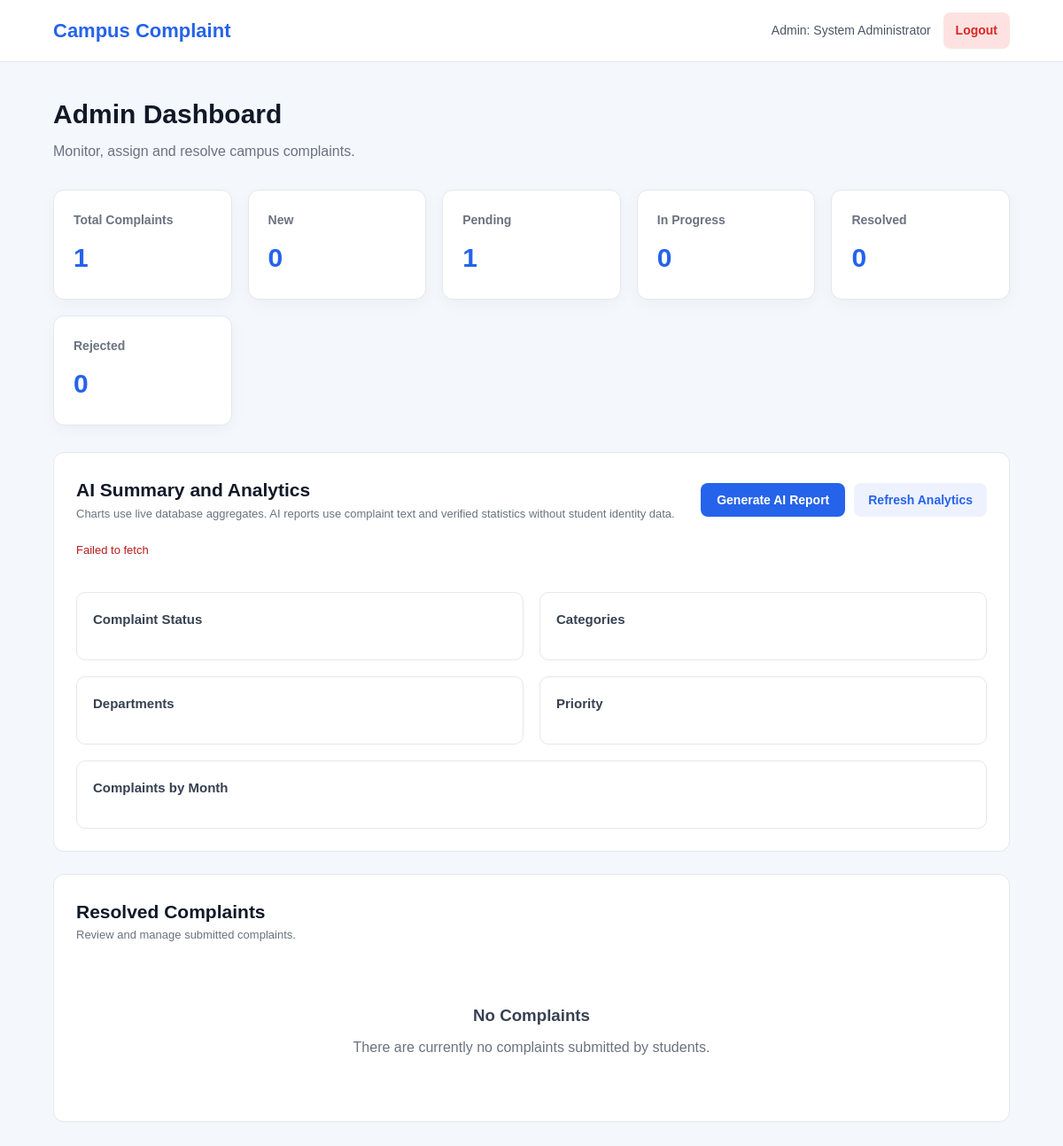
/admin/complaints/resolved (signed in), run on an earlier commit of the app's database.
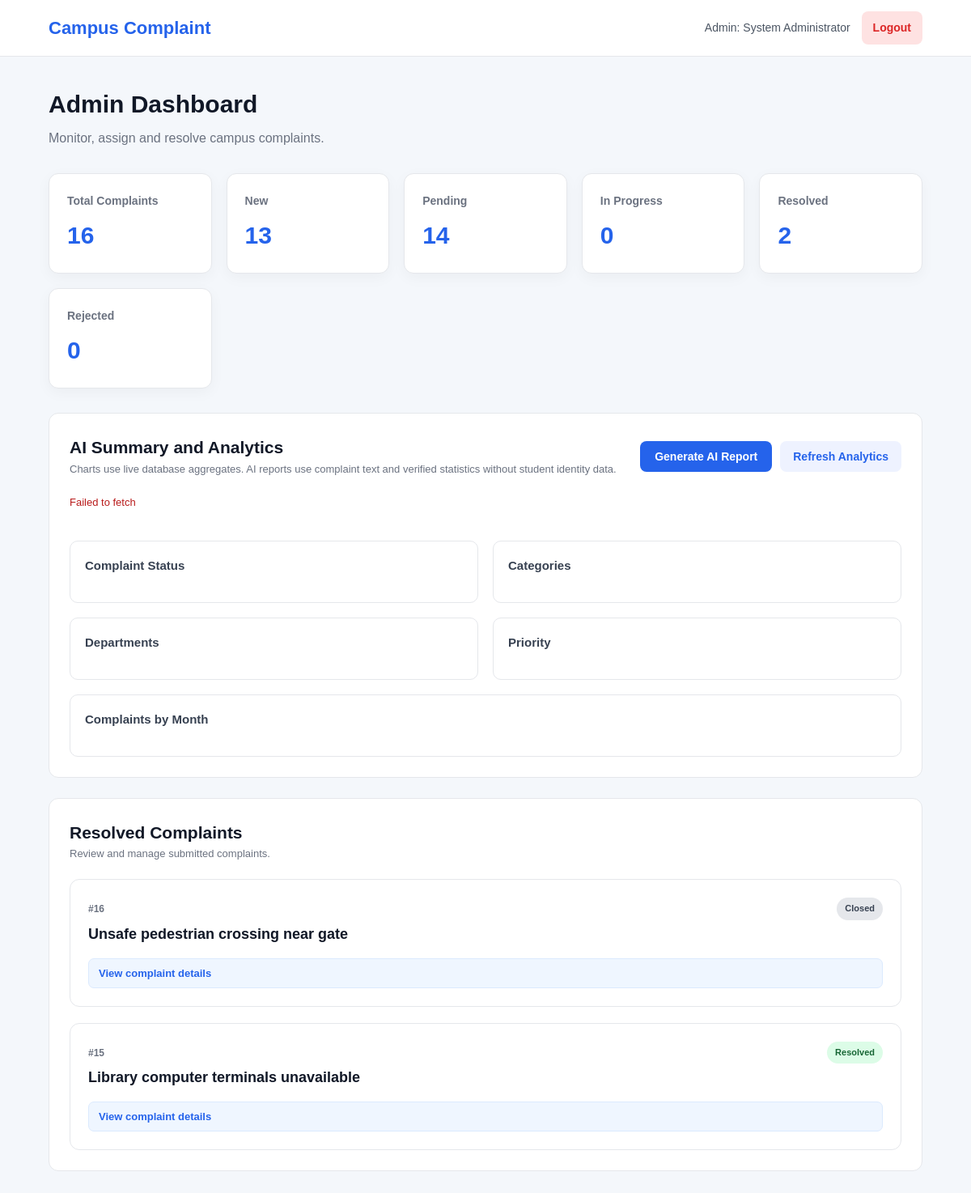
And on a later commit of the database.
### tables this page shows
CREATE TABLE complaints (
            id INTEGER PRIMARY KEY AUTOINCREMENT,

            student_id INTEGER NOT NULL,

            title TEXT NOT NULL,
            description TEXT NOT NULL,

            category TEXT NOT NULL,

            department_id INTEGER,

            location TEXT,

            priority TEXT DEFAULT 'Medium',

            status TEXT DEFAULT 'New',

            assigned_to INTEGER,

            resolution TEXT,

            created_at TIMESTAMP DEFAULT CURRENT_TIMESTAMP,
            updated_at TIMESTAMP DEFAULT CURRENT_TIMESTAMP,
            resolved_at TIMESTAMP,

            FOREIGN KEY (student_id)
                REFERENCES students(id)
                ON DELETE CASCADE,

            FOREIGN KEY (department_id)
                REFERENCES departments(id)
                ON DELETE SET NULL,

            FOREIGN KEY (assigned_to)
                REFERENCES admins(id)
                ON DELETE SET NULL
        );

### app.py (the view)
@app.route("/admin")
@app.route("/admin/complaints/<status_filter>")
def admin_dashboard(status_filter=None):
    if session.get("user_type") != "admin":
        return redirect(url_for("login"))
    conn = get_db_connection()
    all_complaints = conn.execute(
        """
        SELECT
            c.*,

            s.name AS student_name,
            s.student_id AS student_number,

            d.name AS department_name,

            a.name AS assigned_admin,

            (
                SELECT COUNT(*)
                FROM complaint_support cs
                WHERE cs.complaint_id = c.id
            ) AS support_count

        FROM complaints c

        JOIN students s
            ON c.student_id = s.id

        LEFT JOIN departments d
            ON c.department_id = d.id

        LEFT JOIN admins a
            ON c.assigned_to = a.id

        ORDER BY c.created_at DESC
        """
    ).fetchall()
    status_pages = {
        "all": None,
        "new": ["New"],
        "pending": ["Verified", "Assigned", "In Progress"],
        "in-progress": ["In Progress"],
        "resolved": ["Resolved", "Closed"],
        "rejected": ["Rejected"]
    }
    if status_filter is None:
        complaints = []
    elif status_filter in status_pages:
        allowed_page_statuses = status_pages[status_filter]
        complaints = (
            all_complaints
            if allowed_page_statuses is None
            else [
                complaint
                for complaint in all_complaints
                if complaint["status"] in allowed_page_statuses
            ]
        )
    else:
        conn.close()
        return redirect(url_for("admin_dashboard"))
    admins = conn.execute(
        """
        SELECT id, name, email, role
        FROM admins
        ORDER BY name
        """
    ).fetchall()
    total = conn.execute(
        """
        SELECT COUNT(*)
        FROM complaints
        """
    ).fetchone()[0]
    new_count = conn.execute(
        """
        SELECT COUNT(*)
        FROM complaints
        WHERE status = 'New'
        """
    ).fetchone()[0]
    in_progress = conn.execute(
        """
        SELECT COUNT(*)
        FROM complaints
        WHERE status = 'In Progress'
        """
    ).fetchone()[0]
    resolved = conn.execute(
        """
        SELECT COUNT(*)
        FROM complaints
        WHERE status IN ('Resolved', 'Closed')
        """
    ).fetchone()[0]
    rejected = conn.execute(
        """
        SELECT COUNT(*)
        FROM complaints
        WHERE status = 'Rejected'
        """
    ).fetchone()[0]
    pending = total - resolved - rejected
    conn.close()
    return render_template(
        "admin_dashboard.html",
        complaints=complaints,
        admins=admins,
        total=total,
        new_count=new_count,
        in_progress=in_progress,
        resolved=resolved,
        rejected=rejected,
        pending=pending
    )

### app.py (called while the page is built, shortened)
def close_expired_resolved_complaints():
    conn = get_db_connection()
    try:
        expired = conn.execute(
            """
            SELECT id
            FROM complaints
            WHERE status = 'Resolved'
              AND resolved_at IS NOT NULL
              AND datetime(resolved_at) <= datetime('now', '-24 hours')
            """
        ).fetchall()
        if not expired:
            return
    finally:
        conn.close()

@app.before_request
def automatically_close_expired_complaints():
    close_expired_resolved_complaints()

### database.py (called while the page is built)
def get_db_connection():
    conn = sqlite3.connect(DATABASE_PATH)
    conn.row_factory = sqlite3.Row
    conn.execute("PRAGMA foreign_keys = ON")
    return conn

### templates/admin_dashboard.html (shortened to what the changed rows need)
<!DOCTYPE html>
<html lang="en">
<head>
    <link rel="stylesheet"
          href="{{ url_for('static', filename='css/style.css') }}">
</head>
<body>
<nav class="navbar">
    <div class="navbar-brand">
        <h2>Campus Complaint</h2>
    </div>
</nav>
<div class="dashboard-container">
    <div class="dashboard-header">
        <div>
            <h1>Admin Dashboard</h1>
        </div>
    </div>
    <div class="stats-grid">
        <a href="{{ url_for('admin_dashboard', status_filter='all') }}"
           class="stat-card">
            <h3>Total Complaints</h3>
            <div class="stat-number">
                {{ total }}
            </div>
        </a>
        <a href="{{ url_for('admin_dashboard', status_filter='new') }}"
           class="stat-card">
            <h3>New</h3>
            <div class="stat-number">
                {{ new_count }}
            </div>
        </a>
        <a href="{{ url_for('admin_dashboard', status_filter='pending') }}"
           class="stat-card">
            <h3>Pending</h3>
            <div class="stat-number">
                {{ pending }}
            </div>
        </a>
        <a href="{{ url_for('admin_dashboard', status_filter='resolved') }}"
           class="stat-card">
            <h3>Resolved</h3>
            <div class="stat-number">
                {{ resolved }}
            </div>
        </a>
    </div>
    <div class="dashboard-section analytics-section">
        <div class="section-header">
            <div>
                <h2>AI Summary and Analytics</h2>
            </div>
        </div>
    </div>
    {% if request.path != '/admin' %}
    <div class="dashboard-section">
        <div class="section-header">
            <div>
                <h2>
                    {% if request.path.endswith('/new') %}
                        New Complaints
                    {% elif request.path.endswith('/pending') %}
                        Pending Complaints
                    {% elif request.path.endswith('/in-progress') %}
                        In Progress Complaints
                    {% elif request.path.endswith('/resolved') %}
                        Resolved Complaints
                    {% elif request.path.endswith('/rejected') %}
                        Rejected Complaints
                    {% else %}
                        All Complaints
                    {% endif %}
                </h2>
            </div>
            {% endif %}
        </div>
        {% if complaints %}
            <div class="admin-complaints">
                {% for complaint in complaints %}
                    <div class="admin-complaint-card complaint-item"
                         data-status="{{ complaint['status'] }}">
                        <div class="complaint-card-header">
                            <div>
                                <span class="complaint-id">
                                    #{{ complaint['id'] }}
                                </span>
                                <h3>
                                    {{ complaint['title'] }}
                                </h3>
                            </div>
                            <span class="status
                                status-{{ complaint['status']
                                | lower
                                | replace(' ', '-') }}">
                                {{ complaint['status'] }}
                            </span>
                        </div>
                        <button type="button" class="complaint-toggle"
                                aria-expanded="false">
                            View complaint details
                        </button>
                    </div>
                {% endfor %}
            </div>
        {% else %}
            <div class="empty-state">
                <h3>No Complaints</h3>
                <p>
                    There are currently no complaints
                    submitted by students.
                </p>
            </div>
        {% endif %}
    </div>
</div>
</body>
</html>

What changed in the data, as far as the page shows it:
added complaints: id "16", title "Unsafe pedestrian crossing near gate", status "Closed"
added complaints: id "15", title "Library computer terminals unavailable", status "Resolved"
Also different on the page:
{{ total }}: "1" → "16"
{{ new_count }}: "0" → "13"
{{ pending }}: "1" → "14"
{{ resolved }}: "0" → "2"
text no longer shown: "No Complaints There are currently no complaints submitted by students."
